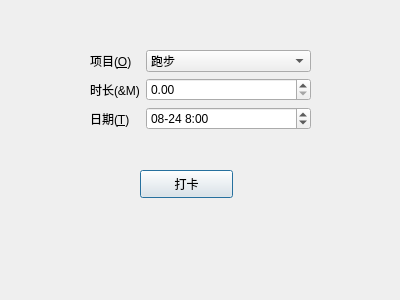
<?xml version="1.0" encoding="UTF-8"?>
<ui version="4.0">
 <class>addialog</class>
 <widget class="QDialog" name="addialog">
  <property name="geometry">
   <rect>
    <x>0</x>
    <y>0</y>
    <width>400</width>
    <height>300</height>
   </rect>
  </property>
  <property name="windowTitle">
   <string>打卡</string>
  </property>
  <widget class="QWidget" name="formLayoutWidget">
   <property name="geometry">
    <rect>
     <x>90</x>
     <y>50</y>
     <width>221</width>
     <height>108</height>
    </rect>
   </property>
   <layout class="QFormLayout" name="formLayout">
    <item row="0" column="0">
     <widget class="QLabel" name="oLabel">
      <property name="text">
       <string>项目(&amp;O)</string>
      </property>
      <property name="buddy">
       <cstring>proComboBox</cstring>
      </property>
     </widget>
    </item>
    <item row="0" column="1">
     <widget class="QComboBox" name="proComboBox">
      <item>
       <property name="text">
        <string>跑步</string>
       </property>
      </item>
      <item>
       <property name="text">
        <string>健走</string>
       </property>
      </item>
      <item>
       <property name="text">
        <string>跳绳</string>
       </property>
      </item>
      <item>
       <property name="text">
        <string>眼保健操</string>
       </property>
      </item>
      <item>
       <property name="text">
        <string>有氧操</string>
       </property>
      </item>
      <item>
       <property name="text">
        <string>力量训练</string>
       </property>
      </item>
     </widget>
    </item>
    <item row="1" column="0">
     <widget class="QLabel" name="mLabel">
      <property name="text">
       <string>时长(&amp;M)</string>
      </property>
     </widget>
    </item>
    <item row="2" column="0">
     <widget class="QLabel" name="tLabel">
      <property name="text">
       <string>日期(&amp;T)</string>
      </property>
      <property name="buddy">
       <cstring>tDateTimeEdit</cstring>
      </property>
     </widget>
    </item>
    <item row="2" column="1">
     <widget class="QDateTimeEdit" name="tDateTimeEdit">
      <property name="dateTime">
       <datetime>
        <hour>8</hour>
        <minute>0</minute>
        <second>0</second>
        <year>2022</year>
        <month>8</month>
        <day>24</day>
       </datetime>
      </property>
      <property name="date">
       <date>
        <year>2022</year>
        <month>8</month>
        <day>24</day>
       </date>
      </property>
      <property name="time">
       <time>
        <hour>8</hour>
        <minute>0</minute>
        <second>0</second>
       </time>
      </property>
      <property name="currentSection">
       <enum>QDateTimeEdit::MonthSection</enum>
      </property>
      <property name="displayFormat">
       <string>MM-dd H:mm</string>
      </property>
     </widget>
    </item>
    <item row="1" column="1">
     <widget class="QDoubleSpinBox" name="doubleSpinBox"/>
    </item>
   </layout>
  </widget>
  <widget class="QPushButton" name="pushButton">
   <property name="geometry">
    <rect>
     <x>140</x>
     <y>170</y>
     <width>93</width>
     <height>28</height>
    </rect>
   </property>
   <property name="text">
    <string>打卡</string>
   </property>
  </widget>
 </widget>
 <resources/>
 <connections/>
</ui>
